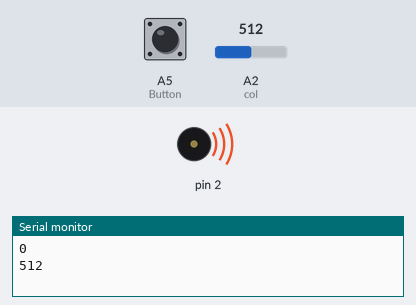
The sketch below on a simulated Arduino Uno, built with avr-gcc and run on an emulated ATmega328P. Parts: buzzer (waves = sounding), the last lines printed to the serial monitor. Inputs (shaded band) come from the test bench; at power-on: A5 (Button) HIGH, A2 (col) = 512.

Above: at 1.3 s.
1.4 s: A5 (Button) pulled LOW for 3.2 s
At 2.6 s:
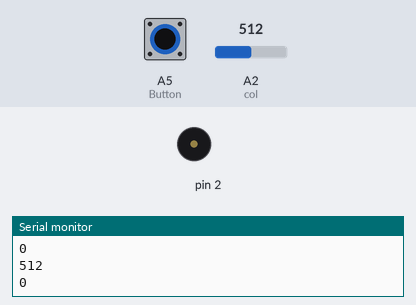
Timing chart, 0 to 13.6 s (numbered marks = the images above; inputs shaded):
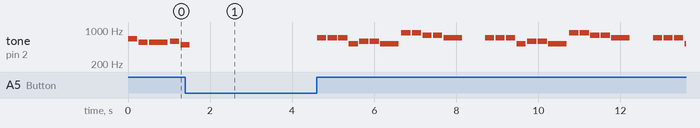

The sketch:

polling_LED_buzzer.ino
```cpp
#define ROW1 13
#define ROW2 12
#define ROW3 11
#define ROW4 10
#define ROW5 9
#define ROW6 8
#define ROW7 7
#define ROW8 6
#define COL1 5
#define COL2 4
#define COL3 3
#define COL4 A4
#define COL5 A3
#define COL6 A2
#define COL7 A1
#define COL8 A0
#define Button A5

const int row[] = {
ROW1, ROW2, ROW3, ROW4, ROW5, ROW6, ROW7, ROW8};

const int col[] = {
COL1,COL2, COL3, COL4, COL5, COL6, COL7, COL8};

byte scan[8][8] = {
  {1,0,0,0,0,0,0,0},
  {0,1,0,0,0,0,0,0},
  {0,0,1,0,0,0,0,0},
  {0,0,0,1,0,0,0,0},
  {0,0,0,0,1,0,0,0},
  {0,0,0,0,0,1,0,0},
  {0,0,0,0,0,0,1,0},
  {0,0,0,0,0,0,0,1}
};

byte smile[8][8] = {
  {1,1,0,0,0,0,1,1},
  {1,0,1,1,1,1,0,1},
  {0,1,0,1,1,0,1,0},
  {0,1,1,1,1,1,1,0},
  {0,1,0,1,1,0,1,0},
  {0,1,1,0,0,1,1,0},
  {1,0,1,1,1,1,0,1},
  {1,1,0,0,0,0,1,1}
};
byte cry[8][8] = {
  {1,1,0,0,0,0,1,1},
  {1,0,1,1,1,1,0,1},
  {0,1,0,1,1,0,1,0},
  {0,1,1,1,1,1,1,0},
  {0,1,1,0,0,1,1,0},
  {0,1,0,1,1,0,1,0},
  {1,0,1,1,1,1,0,1},
  {1,1,0,0,0,0,1,1}
};

#define NOTE_C3 131
#define NOTE_D3 147
#define NOTE_E3 165
#define NOTE_F3 175
#define NOTE_G3 196
#define NOTE_A3 220
#define NOTE_B3 247
#define NOTE_C4 262
#define NOTE_D4 294
#define NOTE_E4 330
#define NOTE_F4 349
#define NOTE_G4 392
#define NOTE_A4 440
#define NOTE_B4 494
#define NOTE_C5 523
#define NOTE_CS5 554
#define NOTE_D5 587
#define NOTE_DS5 622
#define NOTE_E5 659
#define NOTE_F5 698
#define NOTE_FS5 740
#define NOTE_G5 784
#define NOTE_GS5 831
#define NOTE_A5 880
#define NOTE_AS5 932
#define NOTE_B5 988

int melody1[] = {
  NOTE_E5, NOTE_CS5, NOTE_CS5, NOTE_D5, NOTE_B4, NOTE_B4, NOTE_A4, NOTE_B4, NOTE_CS5, NOTE_D5, NOTE_E5, NOTE_E5, NOTE_E5
};

int melody2[] = {
  NOTE_F5, NOTE_F5, NOTE_F5, NOTE_C5, NOTE_D5, NOTE_D5, NOTE_C5, NOTE_A5, NOTE_A5, NOTE_G5, NOTE_G5, NOTE_F5
};

int noteDurations1[] = {
  4, 4, 2, 4, 4, 2, 4, 4, 4, 4, 4, 4, 4
};

int noteDurations2[] = {
  4, 4, 4, 4, 4, 4, 2, 4, 4, 4, 4, 2
};

byte previous=1,present=1,num=0;

void setup() {
  for (byte i = 0; i <= sizeof(row); i++) {pinMode(row[i], OUTPUT);}
  for (byte i = 0; i <= sizeof(col); i++) {pinMode(col[i], OUTPUT);}
  pinMode(Button, INPUT_PULLUP);
  Serial.begin(9600);

}

void showPattern(byte matrix[8][8]){
  for(byte i = 0; i < 8; i++){
    for(byte j = 0; j < 8; j++){
      digitalWrite(row[j], 1 - scan[i][j]);
      digitalWrite(col[j], 1 - matrix[i][j]);
      }
    for(byte j = 0; j < 8; j++){
    digitalWrite(row[j], HIGH);
    digitalWrite(col[j], LOW);
    }
  }
}

void loop() {
  present=digitalRead(Button);
  if(present == 1 && previous == 0){
    num++;
    if(num > 1){
      num = 0;
    }
  }
  Serial.println(num);

  //可變電阻
  int resis = analogRead(2);
  Serial.println(resis);
  delay(1);


  //蜂鳴器
  while(num==0 && present!=0) {
    for (int i = 0; i < 13; i++) {
      showPattern(smile);

      int duration = 900 / noteDurations1[i];
      tone(2, melody1[i], duration);

      for (int i=0;i<duration;i++) showPattern(smile);

      noTone(2);
      present=digitalRead(Button);if(present==0) break;
    }
    delay(500);
  }
  while(num==1 && present!=0) {
    for (int i = 0; i < 12; i++) {
      showPattern(cry); //LED

      int duration = 900 / noteDurations2[i];
      tone(2, melody2[i], duration);

      for (int i=0;i<duration;i++) showPattern(cry);

      noTone(2);
      present=digitalRead(Button);if(present==0) break;
    }
    delay(500);
  }
  previous=present;
}
```

Measured:
- by itself, tone on pin 2: plays 698 Hz for 0.23 s, 698 Hz for 0.23 s, 698 Hz for 0.23 s, 523 Hz for 0.23 s, 587 Hz for 0.23 s, 587 Hz for 0.23 s … (28 notes in this stretch)
